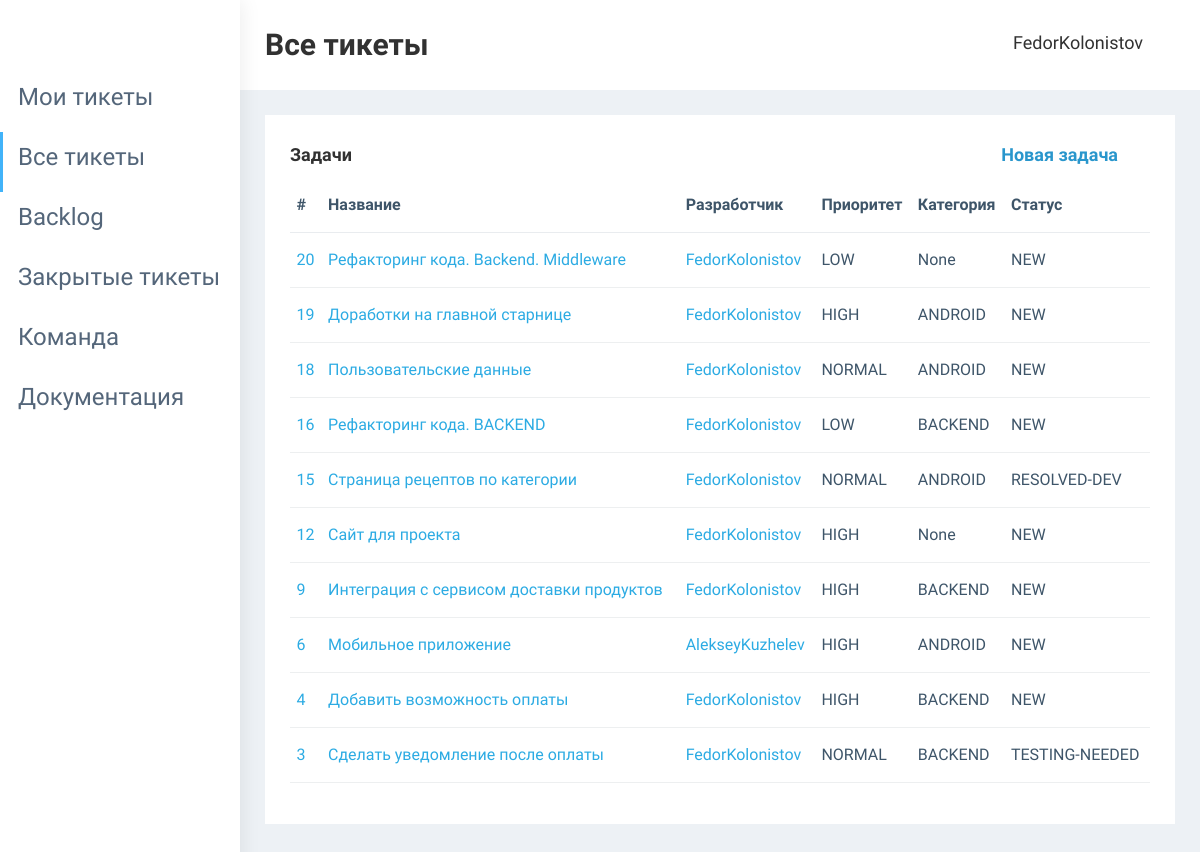
The app's page /tickets/ (signed in), older data.
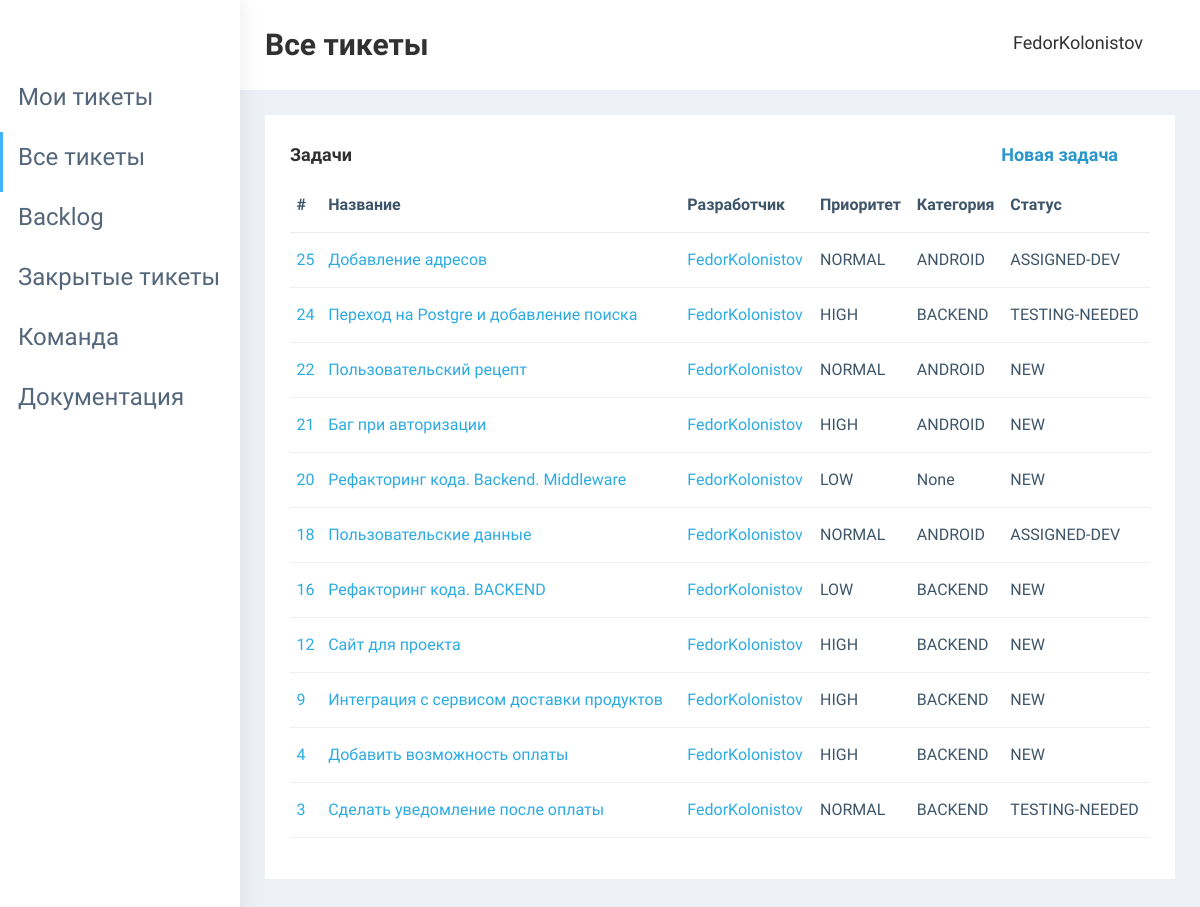
The same page, newer data.
### main/models.py (models this page shows, shortened)
class Ticket(models.Model):
    title = models.CharField(max_length=250)
    text = models.TextField()
    created_at = models.DateTimeField(auto_now_add=True)
    author = models.ForeignKey(User, on_delete=models.SET_NULL, null=True, related_name='author')
    developer = models.ForeignKey(User, on_delete=models.SET_NULL, null=True, related_name='developer')
    priority = models.CharField(max_length=10, choices=PRIORITIES, default='NORMAL')
    status = models.CharField(max_length=30, choices=STATUSES, default='NEW')
    time = models.PositiveIntegerField(default=0)
    category = models.CharField(max_length=100, choices=CATS, null=True)
    backlog = models.BooleanField(default=False)
    version = models.PositiveIntegerField()

### main/views.py (the view)
# urls.py: path('', RedirectView.as_view(url='tickets', permanent=False), name='index'),
def tickets(request):
    tickets = Ticket.objects.exclude(status='CLOSED').order_by('-id')
    username = request.user
    return render(request, 'main/home.html', context={'tickets': tickets, 'title': "Все тикеты", 'username': username})

### main/templates/main/home.html (shortened to what this page needs)
{% extends 'main/index.html' %}
{% block main %}
    <div class="container-fluid">
        <div class="row">
            <div class="col-sm-12">
                <div class="white-box">
                    {% if tickets %}
                    <h3 class="box-title">Задачи
                        <a href="{% url 'new' %}" style="color:#2996cc;float:right; margin-right:2rem;">Новая задача</a>
                    </h3>
                    <div class="table-responsive">
                        <table class="table text-nowrap">
                            <thead>
                                <tr>
                                    <th class="border-top-0">#</th>
                                    <th class="border-top-0">Название</th>
                                    <th class="border-top-0">Разработчик</th>
                                    <th class="border-top-0">Приоритет</th>
                                    <th class="border-top-0">Категория</th>
                                    <th class="border-top-0">Статус</th>
                                </tr>
                            </thead>
                            <tbody>
                            {% for ticket in tickets %}
                                <tr>
                                    <td><a href="{% url 'ticket' ticket.id %}">{{ticket.id}}</a></td>
                                    <td><a href="{% url 'ticket' ticket.id %}">{{ticket.title}}</a></td>
                                    <td><a href="{% url 'dev_tickets' ticket.developer.pk %}">{{ticket.developer}}</a></td>
                                    <td>{{ticket.priority}}</td>
                                    <td>{{ticket.category}}</td>
                                    <td>{{ticket.status}}</td>
                                </tr>
                            {% endfor %}
                            </tbody>
                        </table>
                    </div>
                    {% endif %}
                </div>
            </div>
        </div>
    </div>
{% endblock %}

Row changes from the older to the newer data that the page shows:
no longer on this page (row edited): Ticket: id "19", title "Доработки на главной старнице", developer "FedorKolonistov", priority "HIGH", category "ANDROID", status "NEW"
no longer on this page (row edited): Ticket: id "15", title "Страница рецептов по категории", developer "FedorKolonistov", priority "NORMAL", category "ANDROID", status "RESOLVED-DEV"
no longer on this page (row edited): Ticket: id "6", title "Мобильное приложение", developer "AlekseyKuzhelev", priority "HIGH", category "ANDROID", status "NEW"
added Ticket: id "25", title "Добавление адресов", developer "FedorKolonistov", priority "NORMAL", category "ANDROID", status "ASSIGNED-DEV"
added Ticket: id "24", title "Переход на Postgre и добавление поиска", developer "FedorKolonistov", priority "HIGH", category "BACKEND", status "TESTING-NEEDED"
added Ticket: id "22", title "Пользовательский рецепт", developer "FedorKolonistov", priority "NORMAL", category "ANDROID", status "NEW"
added Ticket: id "21", title "Баг при авторизации", developer "FedorKolonistov", priority "HIGH", category "ANDROID", status "NEW"
changed Ticket "Пользовательские данные": status "NEW" → "ASSIGNED-DEV"
changed Ticket "Сайт для проекта": category "None" → "BACKEND"
